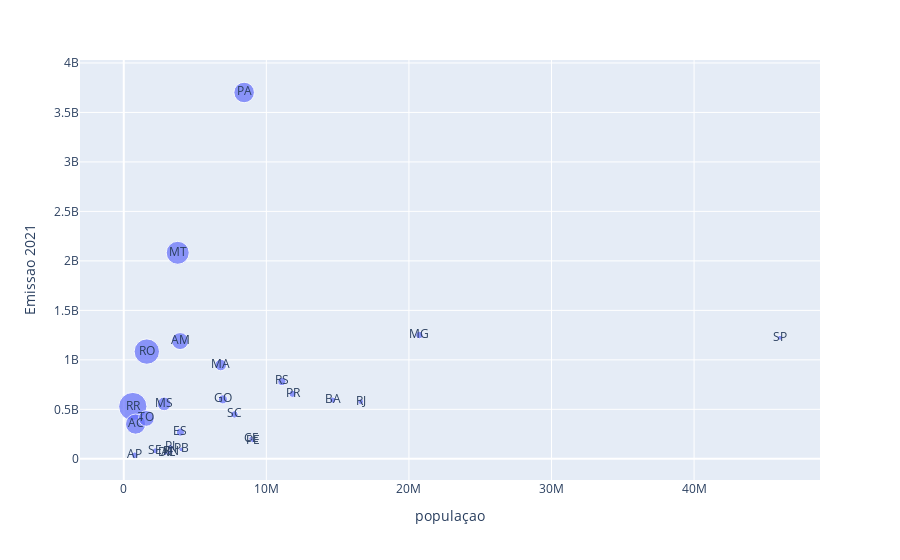

Notebook code for this chart:
### Code cell
px.scatter(data_frame=dadosAgrupados, x = 'populaçao', y = 'Emissao 2021', text= 'Estado', size= 'Emissao_per_capita')

### Figure 1 — Plotly figure (JSON) as saved in the notebook; plotly's stock layout.template omitted (floating-point values rounded to 4 significant figures)
{"data": [{"hovertemplate": "populaçao=%{x}<br>Emissao 2021=%{y}<br>Emissao_per_capita=%{marker.size}<br>Estado=%{text}<extra></extra>", "legendgroup": "", "marker": {"color": "#636efa", "size": [832.1, 670.3, 550.1, 438.4, 422.5, 301.0, 257.7, 195.9, 139.3, 86.44, 70.48, 67.86, 60.32, 57.77, 55.49, 46.09, 40.47, 36.71, 35.07, 34.71, 26.58, 23.65, 22.77, 21.86, 20.29, 20.03, 19.39], "sizemode": "area", "sizeref": 2.08, "symbol": "circle"}, "mode": "markers+text", "name": "", "orientation": "v", "showlegend": false, "text": ["RR", "RO", "MT", "PA", "AC", "AM", "TO", "MS", "MA", "GO", "RS", "ES", "MG", "SC", "PR", "AP", "BA", "SE", "PI", "RJ", "SP", "PB", "CE", "RN", "PE", "AL", "DF"], "type": "scatter", "x": [634805, 1616379, 3784239, 8442962, 829780, 3952262, 1584306, 2833742, 6800605, 6950976, 11088065, 3975100, 20732660, 7762154, 11835379, 774268, 14659023, 2211868, 3270174, 16615526, 46024937, 4030961, 8936431, 3303953, 9051113, 3125254, 2923369], "xaxis": "x", "y": [528200000.0, 1084000000.0, 2082000000.0, 3702000000.0, 350500000.0, 1190000000.0, 408200000.0, 555100000.0, 947600000.0, 600800000.0, 781500000.0, 269800000.0, 1251000000.0, 448400000.0, 656800000.0, 35680000.0, 593200000.0, 81190000.0, 114700000.0, 576700000.0, 1223000000.0, 95330000.0, 203500000.0, 72240000.0, 183600000.0, 62610000.0, 56690000.0], "yaxis": "y"}], "layout": {"legend": {"itemsizing": "constant", "tracegroupgap": 0}, "margin": {"t": 60}, "xaxis": {"anchor": "y", "domain": [0, 1], "title": {"text": "populaçao"}}, "yaxis": {"anchor": "x", "domain": [0, 1], "title": {"text": "Emissao 2021"}}}}
